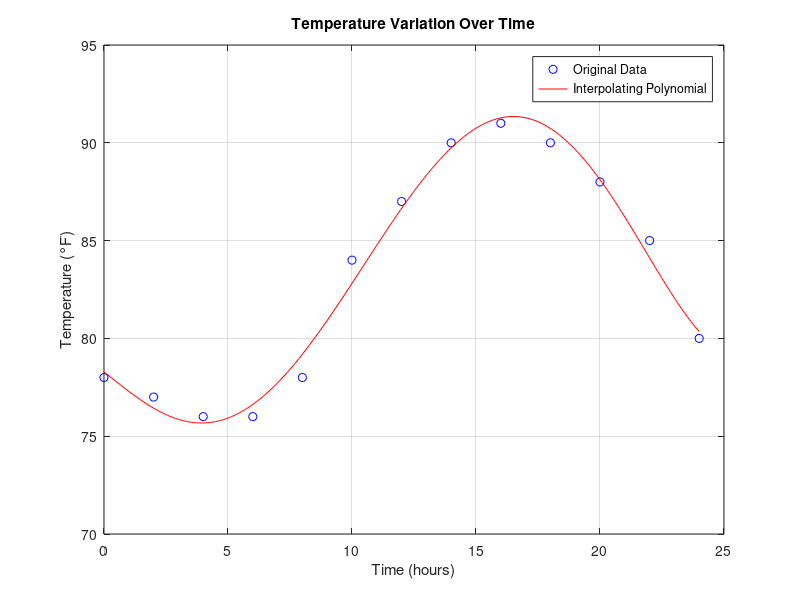

MATLAB code to generate this figure:
timeX = [0, 2, 4, 6, 8, 10, 12, 14, 16, 18, 20, 22, 24];
tempY = [78, 77, 76, 76, 78, 84, 87, 90, 91, 90, 88, 85, 80];

% Choose the degree of the polynomial. Here, degree = 5 seems reasonable for good fit.
degree = 5;

% Fit the polynomial to the data
p = polyfit(timeX, tempY, degree);

% Generate a set of points for a smooth plot
timeX_fine = linspace(min(timeX), max(timeX), 300);

% Evaluate the polynomial at the points in timeX_fine
tempY_fine = polyval(p, timeX_fine);

% Plot the original data points
figure;
plot(timeX, tempY, 'bo', 'DisplayName', 'Original Data');

% Hold on to plot the polynomial interpolation
hold on;

% Plot the interpolating polynomial
plot(timeX_fine, tempY_fine, 'r-', 'DisplayName', 'Interpolating Polynomial');

% Add labels and legend
xlabel('Time (hours)');
ylabel('Temperature (°F)');
title('Temperature Variation Over Time');
legend('show');

% Turn grid on
grid on;
